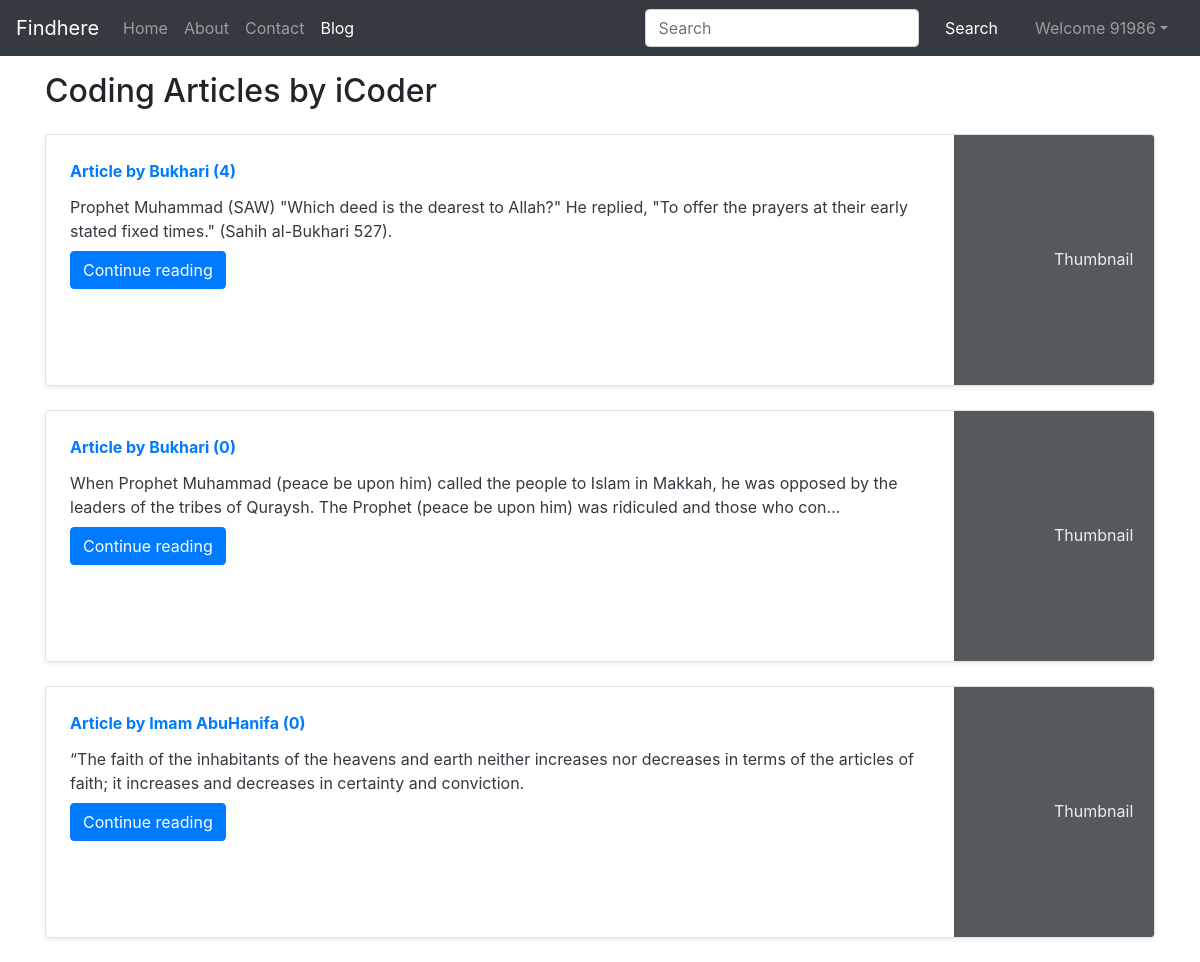
Page /blog/ (signed in) on the committed database.
### blogs/models.py (models this page shows, shortened)
class Post(models.Model):
    sno=models.AutoField(primary_key=True)
    title=models.CharField(max_length=255)
    author=models.CharField(max_length=14)
    slug=models.CharField(max_length=130)
    views= models.IntegerField(default=0)
    timeStamp=models.DateTimeField(blank=True)
    content=models.TextField()

### blogs/views.py (the view)
# urls.py: path('', views.blogHome, name="bloghome"),
def blogHome(request):
    allPosts= Post.objects.all()
    context={'allPosts': allPosts}
    return render(request, "blog/blogHome.html", context)

### templates/blog/BlogHome.html (shortened to what this page needs)
{% extends 'base.html' %}
{% block blogactive %} active {% endblock blogactive %}
{% block body %}
<div class="container my-3">
    <h2>Coding Articles by iCoder</h2>
    {% for post in allPosts  %}
    <div class="row no-gutters border rounded overflow-hidden flex-md-row mb-4 shadow-sm h-md-250 my-4 position-relative">
        <div class="col p-4 d-flex flex-column position-static">
            <strong class="d-inline-block mb-2 text-primary">Article  by {{post.author}} ({{post.views}})</strong>
            <h3 class="mb-0"><a class="text-dark" href="/blog/{{post.slug}}"{{post.title}} </a> </h3>
            <p class="card-text mb-auto">{{post.content|safe |truncatechars:200}}</p>
            <div class="my-2">
            	<a href="/blog/{{post.slug}}" role="button" class="btn btn-primary">Continue reading</a>
            </div>
        </div>
        <div class="col-auto d-none d-lg-block">
            <svg class="bd-placeholder-img" width="200" height="250" xmlns="http://www.w3.org/2000/svg" preserveAspectRatio="xMidYMid slice" focusable="false" role="img" aria-label="Placeholder: Thumbnail">
                <rect width="100%" height="100%" fill="#55595c"></rect><text x="50%" y="50%" fill="#eceeef" dy=".3em">Thumbnail</text>
            </svg>
        </div>
        </div>
        {% endfor %}
    </div>
 {% endblock %}

### templates/base.html (shortened to what this page needs)
<!doctype html>
<html lang="en">
  <head>
    <link rel="stylesheet" href="https://stackpath.bootstrapcdn.com/bootstrap/4.5.2/css/bootstrap.min.css">
  </head>
  <body>
    <nav class="navbar navbar-expand-lg navbar-dark bg-dark">
        <a class="navbar-brand" href="/">Findhere</a>
        <div class="collapse navbar-collapse" id="navbarSupportedContent">
          <ul class="navbar-nav mr-auto">
            <li class="nav-item {% block homeactive %}  {% endblock homeactive %}">
              <a class="nav-link" href="/">Home <span class="sr-only">(current)</span></a>
            </li>
            <li class="nav-item {% block aboutactive %}  {% endblock aboutactive %}" >
              <a class="nav-link" href="/about">About</a>
            </li>
            <li class="nav-item {% block contactactive %}  {% endblock contactactive %} ">
              <a class="nav-link" href="/contact">Contact</a>
            </li>
            <li class="nav-item {% block blogactive %}  {% endblock blogactive %} ">
              <a class="nav-link" href="/blog">Blog</a>
            </li>
          </ul>
          <div class="ml-auto form-inline ">
          <form method="get" action="/search"class="my-2 my-lg-0 mx-3">
            <input class="form-control mr-sm-2" type="search" placeholder="Search" aria-label="Search" name="query" id="query">
            <button class="btn btn-dark my-2 my-sm-0 " type="submit">Search</button>
          </form>
{% if user.is_authenticated %}
<ul class="navbar-nav mr-2">
<li class="nav-item dropdown">
<a class="nav-link dropdown-toggle" href='#' id="navbarDropdown" role="button" data-toggle="dropdown"> Welcome {{request.user}}</a>
      </li>
      </ul>
      </div>
{% endif %}
        </div>
      </nav>
      {% block body %}  {% endblock body %}
  </body>
</html>

### rows in the picture
Post: author "Bukhari", views "4", content "Prophet Muhammad (SAW) \"Which deed is the dearest to Allah?\" He replied, \"To offer the prayers at their early stated fixed times.\" (Sahih al-Bukhari 527)."
Post: author "Bukhari", views "0", content "When Prophet Muhammad (peace be upon him) called the people to Islam in Makkah, he was opposed by the leaders of the tribes of Quraysh. The Prophet (peace be upon him) was ridiculed and those who con…"
Post: author "Imam AbuHanifa", views "0", content "“The faith of the inhabitants of the heavens and earth neither increases nor decreases in terms of the articles of faith; it increases and decreases in certainty and conviction."

### other values in the picture
{{ request.user }} "91986"
